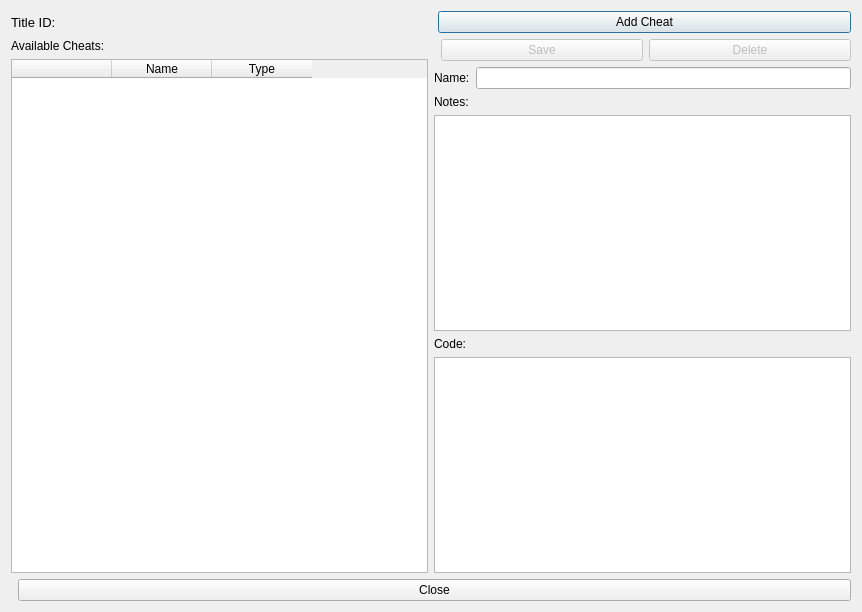
<?xml version="1.0" encoding="UTF-8"?>
<ui version="4.0">
 <class>CheatDialog</class>
 <widget class="QDialog" name="CheatDialog">
  <property name="windowModality">
   <enum>Qt::ApplicationModal</enum>
  </property>
  <property name="geometry">
   <rect>
    <x>0</x>
    <y>0</y>
    <width>862</width>
    <height>612</height>
   </rect>
  </property>
  <property name="sizePolicy">
   <sizepolicy hsizetype="Fixed" vsizetype="Fixed">
    <horstretch>0</horstretch>
    <verstretch>0</verstretch>
   </sizepolicy>
  </property>
  <property name="windowTitle">
   <string>Cheats</string>
  </property>
  <layout class="QVBoxLayout">
   <item>
    <layout class="QHBoxLayout">
     <item>
      <widget class="QLabel" name="labelTitle">
       <property name="font">
        <font>
         <pointsize>10</pointsize>
        </font>
       </property>
       <property name="text">
        <string>Title ID:</string>
       </property>
      </widget>
     </item>
     <item>
      <spacer>
       <property name="orientation">
        <enum>Qt::Horizontal</enum>
       </property>
      </spacer>
     </item>
     <item>
      <widget class="QPushButton" name="buttonAddCheat">
       <property name="text">
        <string>Add Cheat</string>
       </property>
      </widget>
     </item>
    </layout>
   </item>
   <item>
    <layout class="QHBoxLayout">
     <item>
      <layout class="QVBoxLayout">
       <item>
        <widget class="QLabel" name="labelAvailableCheats">
         <property name="geometry">
          <rect>
           <x>10</x>
           <y>60</y>
           <width>121</width>
           <height>16</height>
          </rect>
         </property>
         <property name="text">
          <string>Available Cheats:</string>
         </property>
        </widget>
       </item>
       <item>
        <widget class="QTableWidget" name="tableCheats">
         <property name="editTriggers">
          <set>QAbstractItemView::NoEditTriggers</set>
         </property>
         <property name="selectionBehavior">
          <enum>QAbstractItemView::SelectRows</enum>
         </property>
         <property name="selectionMode">
          <enum>QAbstractItemView::SingleSelection</enum>
         </property>
         <property name="showGrid">
          <bool>false</bool>
         </property>
         <property name="columnCount">
          <number>3</number>
         </property>
         <attribute name="horizontalHeaderVisible">
          <bool>true</bool>
         </attribute>
         <attribute name="verticalHeaderVisible">
          <bool>false</bool>
         </attribute>
         <column>
          <property name="text">
           <string/>
          </property>
         </column>
         <column>
          <property name="text">
           <string>Name</string>
          </property>
         </column>
         <column>
          <property name="text">
           <string>Type</string>
          </property>
         </column>
        </widget>
       </item>
      </layout>
     </item>
     <item>
      <layout class="QVBoxLayout">
       <item>
        <layout class="QHBoxLayout">
         <item>
          <spacer>
           <property name="orientation">
            <enum>Qt::Horizontal</enum>
           </property>
          </spacer>
         </item>
         <item>
          <widget class="QPushButton" name="buttonSave">
           <property name="text">
            <string>Save</string>
           </property>
           <property name="enabled">
            <bool>false</bool>
           </property>
          </widget>
         </item>
         <item>
          <widget class="QPushButton" name="buttonDelete">
           <property name="text">
            <string>Delete</string>
           </property>
           <property name="enabled">
            <bool>false</bool>
           </property>
          </widget>
         </item>
        </layout>
       </item>
       <item>
        <layout class="QVBoxLayout">
         <item>
          <layout class="QHBoxLayout">
           <item>
            <widget class="QLabel" name="labelName">
             <property name="text">
              <string>Name:</string>
             </property>
            </widget>
           </item>
           <item>
            <widget class="QLineEdit" name="lineName"/>
           </item>
          </layout>
         </item>
         <item>
          <widget class="QLabel" name="labelNotes">
           <property name="text">
            <string>Notes:</string>
           </property>
          </widget>
         </item>
         <item>
          <widget class="QPlainTextEdit" name="textNotes"/>
         </item>
         <item>
          <widget class="QLabel" name="labelDetails">
           <property name="text">
            <string>Code:</string>
           </property>
          </widget>
         </item>
         <item>
          <widget class="QPlainTextEdit" name="textDetails"/>
         </item>
        </layout>
       </item>
      </layout>
     </item>
    </layout>
   </item>
   <item>
    <layout class="QHBoxLayout">
     <item>
      <spacer>
       <property name="orientation">
        <enum>Qt::Horizontal</enum>
       </property>
      </spacer>
     </item>
     <item>
      <widget class="QPushButton" name="buttonClose">
       <property name="text">
        <string>Close</string>
       </property>
      </widget>
     </item>
    </layout>
   </item>
  </layout>
 </widget>
 <resources/>
 <connections/>
</ui>
